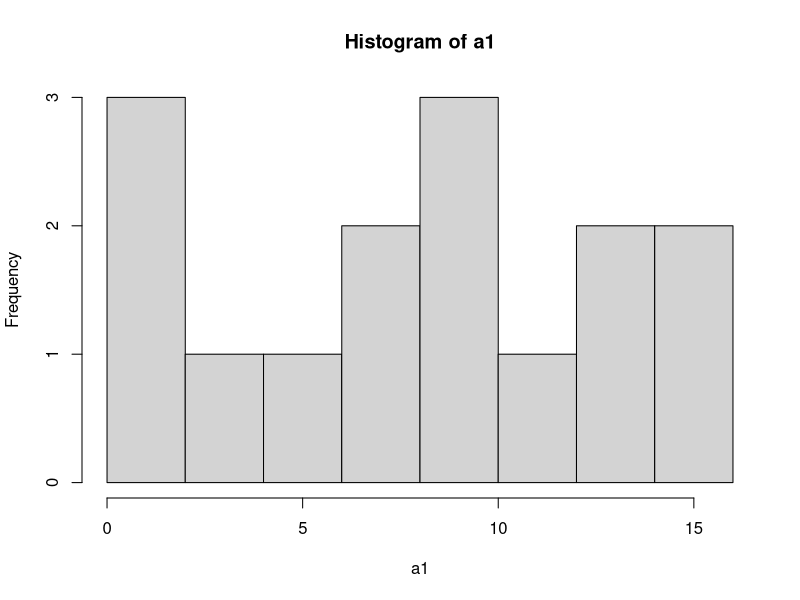
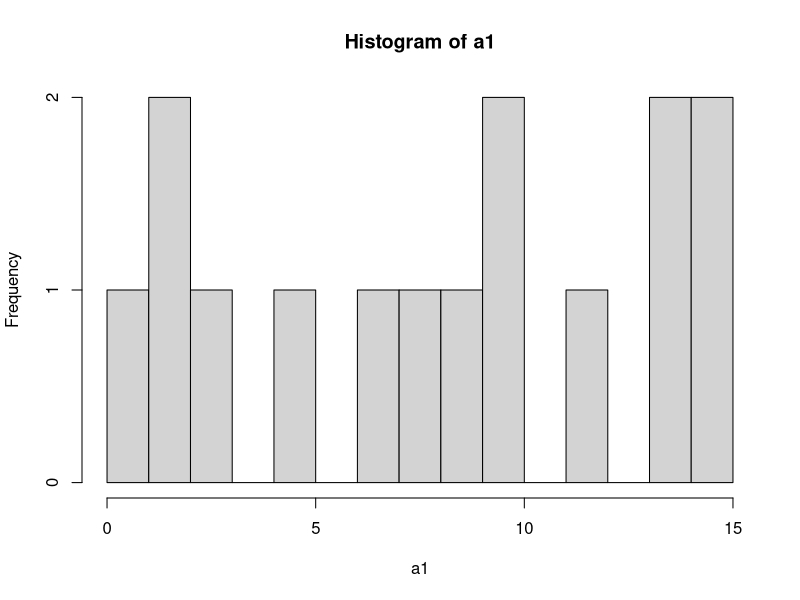
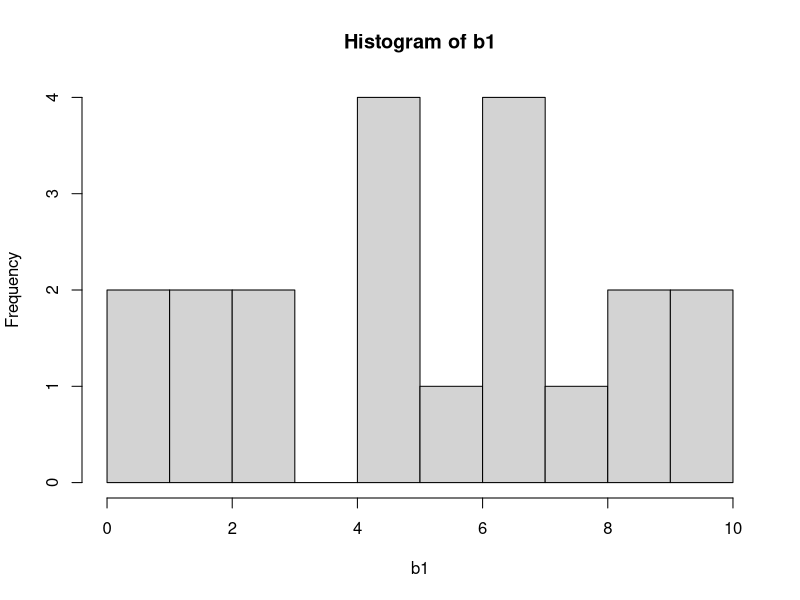
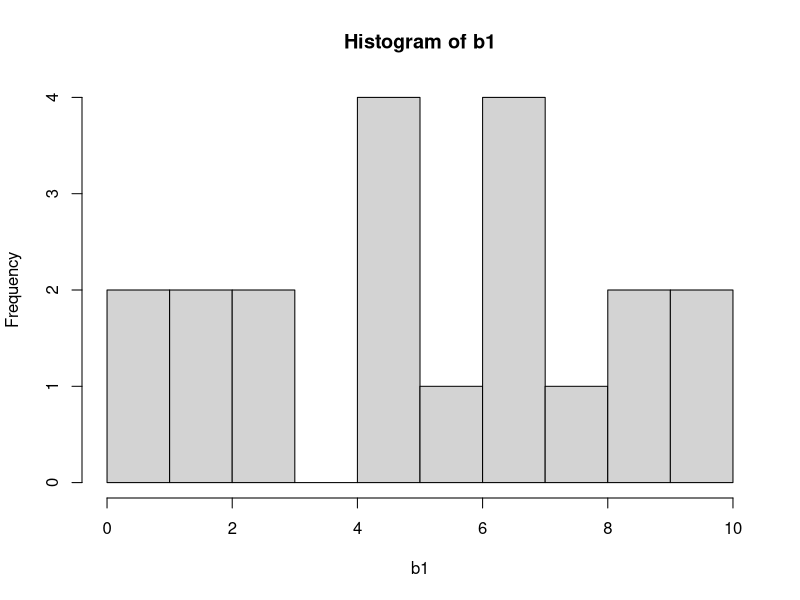

Write the R code that produced these figures, in order.
## ---- chunk 1
knitr::opts_chunk$set(echo = TRUE)
## ---- chunk 2
a1 <- read.csv(file = "a1.csv", header = FALSE, sep = ";", dec = ".")
a1 <- a1[,1]
b1 <- read.csv(file = "b1.csv", header = FALSE, sep = ";", dec = ".")
b1 <- b1[,1]
a1
b1
paired <- read.csv(file = "paired.csv", header = FALSE, sep = ",", dec = ".")
col1 <- paired[,1]
col2 <- paired[,2]
col1
col2


## ---- chunk 3

t.test(a1,b1) #teste t
wilcox.test(a1,b1) #wilcoxon rank sum
## ---- chunk 4
hist(a1, breaks = 9)
hist(a1, breaks = 12)
hist(b1, breaks = 9)
hist(b1, breaks = 12)

## ---- chunk 5
t.test(col1, col2, paired = TRUE) #teste t pareado
wilcox.test(col1, col2, paired = TRUE) # wilcoxon pareado
## ---- chunk 6
t.test(col1, col2, paired = FALSE)
wilcox.test(col1, col2, paired = FALSE)
## ---- chunk 7
mediap=0
for(i in 1:50){
	set1 = rnorm(15, 10, 5)
	set2 = rnorm(15, 13, 5)
  	mediap[i] = t.test(set1,set2)[3]
}
mediap <- unlist(mediap)
mean(mediap)
## ---- chunk 8
mediap1=0
for(i in 1:50){
	set1 = rnorm(25, 10, 5)
	set2 = rnorm(25, 13, 5)
  	mediap1[i] = t.test(set1,set2)[3]
}
mediap1 <- unlist(mediap1)
mean(mediap1)
## ---- chunk 9
mediap2=0
for(i in 1:50){
	set1 = rnorm(15, 10, 10)
	set2 = rnorm(15, 13, 10)
  	mediap2[i] = t.test(set1,set2)[3]
}
mediap2 <- unlist(mediap2)
mean(mediap2)
## ---- chunk 10
mediap3=0
for(i in 1:50){
	set1 = rnorm(15, 10, 5)
	set2 = rnorm(15, 17, 5)
  	mediap3[i] = t.test(set1,set2)[3]
}
mediap3 <- unlist(mediap3)
mean(mediap3)
